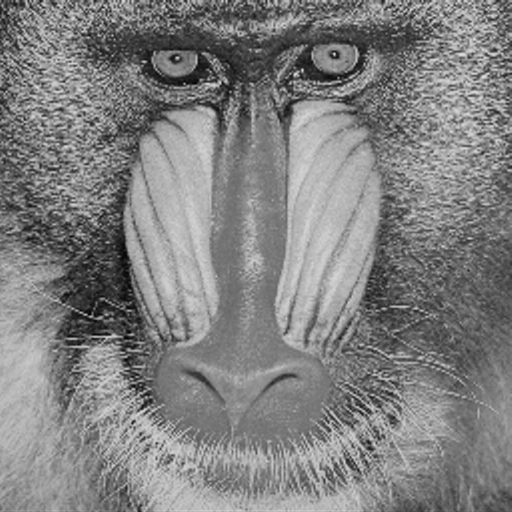
#> input picture Lab7/mandril_gray.png, 512 x 512 px
$ python 07_jpeg_PRACTICA.py
#> lines starting #> are read from the running program, lines starting #| are printed output that depends on the picture; long printed decimals are rounded
# -*- coding: utf-8 -*-
"""

"""

import numpy as np
import time
import scipy
import scipy.ndimage
import math
pi=math.pi


import matplotlib.pyplot as plt

"""
Matrices de cuantización, estándares y otras
"""


Q_Luminance=np.array([
[16 ,11, 10, 16,  24,  40,  51,  61],
[12, 12, 14, 19,  26,  58,  60,  55],
[14, 13, 16, 24,  40,  57,  69,  56],
[14, 17, 22, 29,  51,  87,  80,  62],
[18, 22, 37, 56,  68, 109, 103,  77],
[24, 35, 55, 64,  81, 104, 113,  92],
[49, 64, 78, 87, 103, 121, 120, 101],
[72, 92, 95, 98, 112, 100, 103, 99]])

Q_Chrominance=np.array([
[17, 18, 24, 47, 99, 99, 99, 99],
[18, 21, 26, 66, 99, 99, 99, 99],
[24, 26, 56, 99, 99, 99, 99, 99],
[47, 66, 99, 99, 99, 99, 99, 99],
[99, 99, 99, 99, 99, 99, 99, 99],
[99, 99, 99, 99, 99, 99, 99, 99],
[99, 99, 99, 99, 99, 99, 99, 99],
[99, 99, 99, 99, 99, 99, 99, 99]])

# [6 lines left out: function Q_matrix, not called in this run]

"""
Implementar la DCT (Discrete Cosine Transform)
y su inversa para bloques NxN

dct_bloque(p,N)
idct_bloque(p,N)

p bloque NxN

"""

def transformacio(x, y):
#> called with x = 4, y = 4
    tr = np.zeros((x,y))
    for i in range(x):
        for j in range(y):
            a = np.sqrt(2/x)
            b = ((2*j+1)*i*pi)/(2*x)
            c = 1
            if i == 0:
                c = 1/np.sqrt(2)
            tr[i,j] = a*np.cos(b)*c
    return tr

def dct_bloque(p):
    x, y = p.shape
    inv = transformacio(x,y)
    res = np.tensordot(np.tensordot(inv, p, axes=([1][0])), np.transpose(inv) ,axes=([1][0]))
    return res

def idct_bloque(p):
    x, y = p.shape
    inv = transformacio(x, y)
    res = np.tensordot(np.tensordot(np.transpose(inv), p ,axes=([1][0])), inv, axes=([1][0]))
    return res

"""
Reproducir los bloques base de la transformación para los casos N=4,8
Ver imágenes adjuntas.
"""

def printBlocks(N):
    inv = transformacio(N,N)
    i = 0
    for row in range(N):
        for col in range(N):
            i += 1
            plt.subplot(N, N, i)
            baseImage = np.tensordot(inv[row], np.transpose(inv[col]), 0)
            plt.imshow(baseImage)
            plt.xticks([])
            plt.yticks([])
    plt.show()
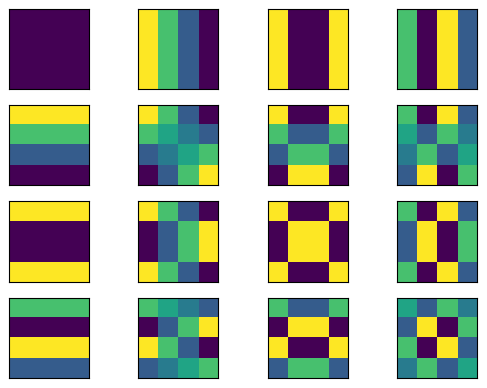
#> figure drawn by matplotlib, 16 panels
    return

printBlocks(4)
printBlocks(8)
#> call 2 of printBlocks, with N = 8
#> in printBlocks (call 2), `plt.show()`:
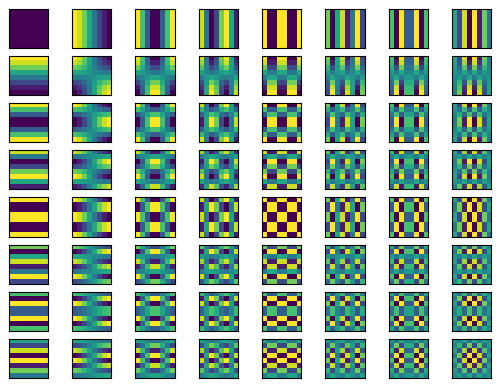
#> figure drawn by matplotlib, 64 panels

"""
Implementar la función jpeg_gris(imagen_gray) que:
1. dibuje el resultado de aplicar la DCT y la cuantización
(y sus inversas) a la imagen de grises 'imagen_gray'

2. haga una estimación de la ratio de compresión
según los coeficientes nulos de la transformación:
(#coeficientes/#coeficientes no nulos).

3. haga una estimación del error
Sigma=np.sqrt(sum(sum((imagen_gray-imagen_jpeg)**2)))/np.sqrt(sum(sum((imagen_gray)**2)))


"""

def jpeg_gris(imagen_gray):
    #adapto la imagen a mi funcion
    nuls=0
    rows, cols = np.shape(imagen_gray)
    imagen_jpeg = np.zeros((rows,cols))

    for i in range(0,rows,8):
        for j in range(0,cols,8):
            c = np.round(np.divide(dct_bloque(imagen_gray[i:i+8, j:j+8] - 128), Q_Luminance))
            nuls += (c == 0.).sum()
            recuperada = idct_bloque(np.multiply(c, Q_Luminance)) + 128
            imagen_jpeg[i:i+8, j:j+8] = recuperada

    sigma=np.sqrt(sum(sum((imagen_gray-imagen_jpeg)**2)))/np.sqrt(sum(sum((imagen_gray)**2)))
    print('sigma: ', sigma)

    ratio = (rows*cols) / ((rows*cols) - nuls)
    print('ratio: ', ratio)

    plt.imshow(imagen_jpeg, cmap=plt.cm.gray)
    plt.xticks([])
    plt.yticks([])
    plt.show()
    return imagen_jpeg

"""
Implementar la función jpeg_color(imagen_color) que:
1. dibuje el resultado de aplicar la DCT y la cuantización
(y sus inversas) a la imagen RGB 'imagen_color'

2. haga una estimación de la ratio de compresión
según los coeficientes nulos de la transformación:
(#coeficientes/#coeficientes no nulos).

3. haga una estimación del error para cada una de las componentes RGB
Sigma=np.sqrt(sum(sum((imagen_color-imagen_jpeg)**2)))/np.sqrt(sum(sum((imagen_color)**2)))

"""

# [56 lines left out: functions rgb2ycbcr, ycbcr2rgb, jpeg_color, not called in this run]
"""
#--------------------------------------------------------------------------
Imagen de GRISES

#--------------------------------------------------------------------------
"""

### .astype es para que lo lea como enteros de 32 bits, si no se
### pone lo lee como entero positivo sin signo de 8 bits uint8 y por ejemplo al
### restar 128 puede devolver un valor positivo mayor que 128

#mandril_gray=plt.imread('mandril_gray.png').astype(np.int32)
mg = plt.imread('mandril_gray.png')
#> mg is the input picture: shape (512, 512) float32; min 0, max 0.886, mean 0.504
mg_int = np.array(mg) * 255


start= time.clock()
mandril_jpeg=jpeg_gris(mg_int)
#| sigma:  0.03688
#| ratio:  4.577
end= time.clock()
print("tiempo",(end-start))

"""
#--------------------------------------------------------------------------
Imagen COLOR
#--------------------------------------------------------------------------
"""
## Aplico.astype pero después lo convertiré a
## uint8 para dibujar y a int64 para calcular el error

#mandril_color=plt.imread('mandril_color.png').astype(np.int32)
#> (the run stopped early here; a loop or call above may not have finished)
